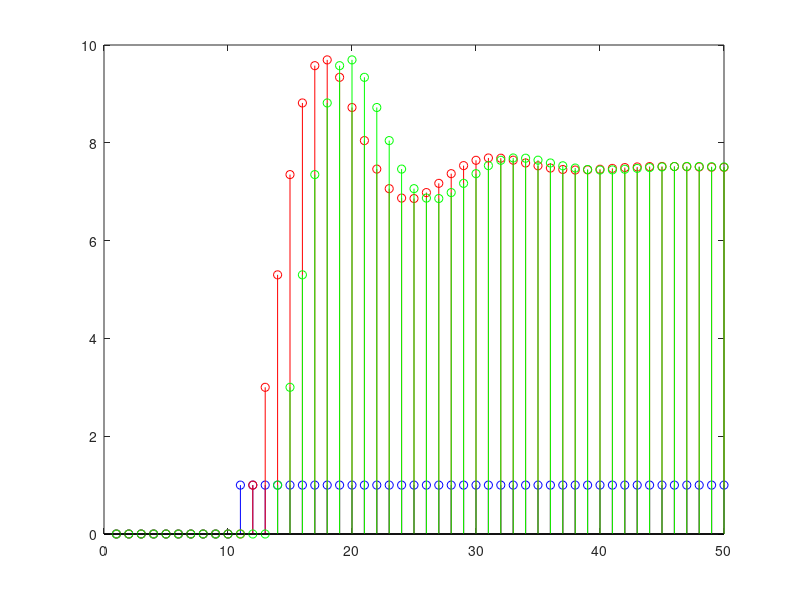

MATLAB code for this plot:
% ARX
a1=1.5; a2=-0.7; % coef polinomio A
b1=1;   b2=0.5;  % coef polinomio B
% entrada degrau unitario atrasado de 10
u=[zeros(10,1); ones(40,1)];
% condicoes iniciais nulas
y=zeros(size(u));

for k=5:length(u)
    % atraso=1;
    y(k)=a1*y(k-1)+a2*y(k-2)+b1*u(k-1)+b2*u(k-2);
end
y1=y;

for k=5:length(u)
    % atraso=3
    y(k)=a1*y(k-1)+a2*y(k-2)+b1*u(k-3)+b2*u(k-4);
end

k=length(u);
% grafico (regime transitorio)
figure(1)
set(gca,'FontSize',18)
stem(u(1:50),'b');
hold on
stem(y1(1:50),'r');
stem(y(1:50),'g');
hold off
%plot(1:length(u),y1,'k',1:length(u),y,'b-');